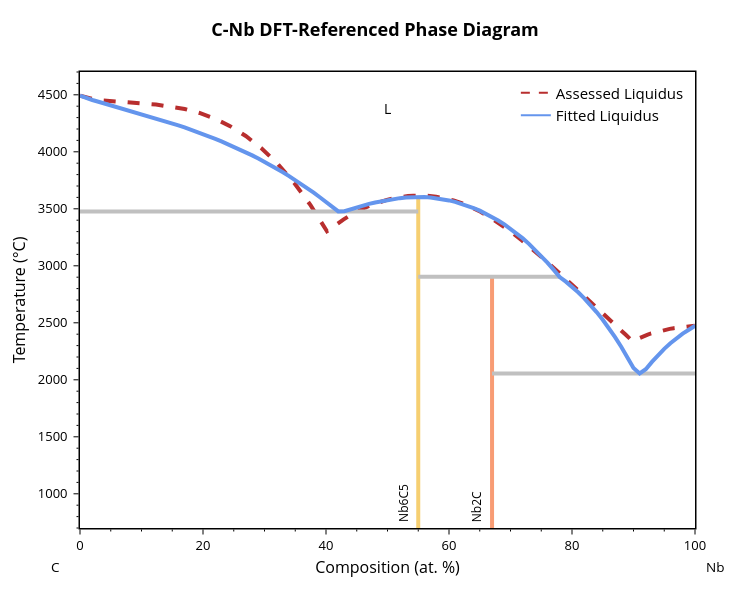
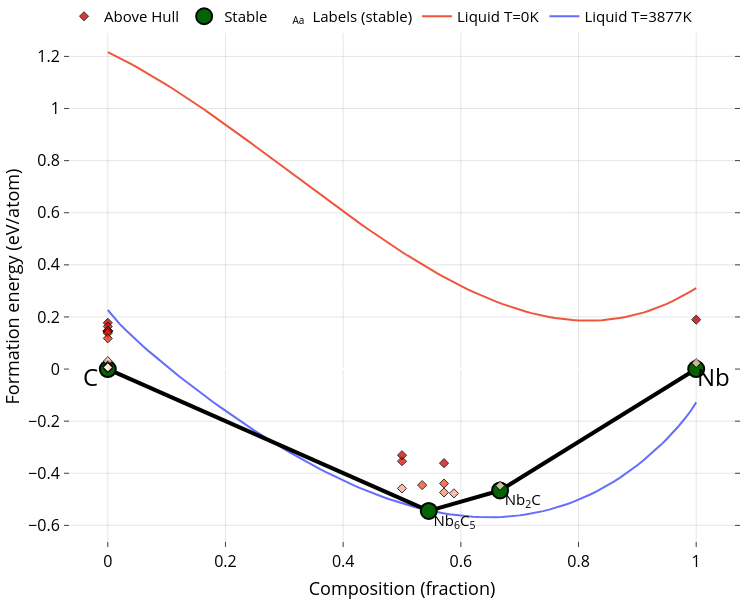
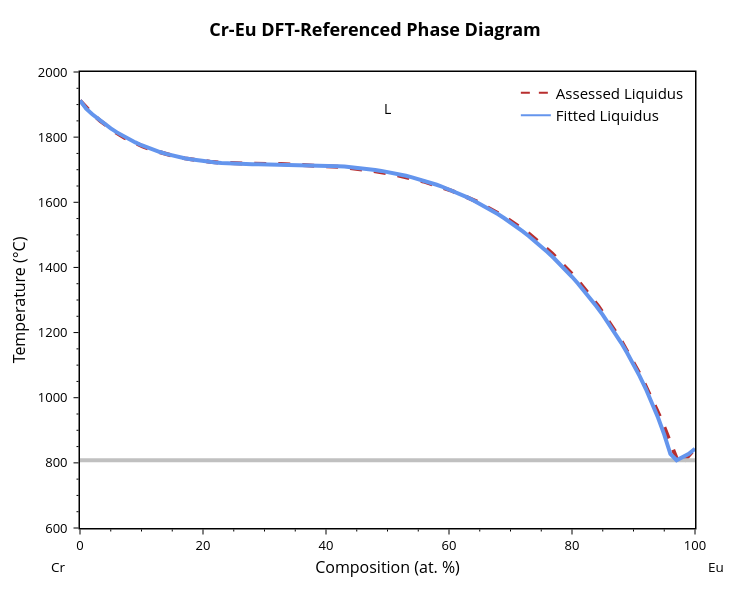
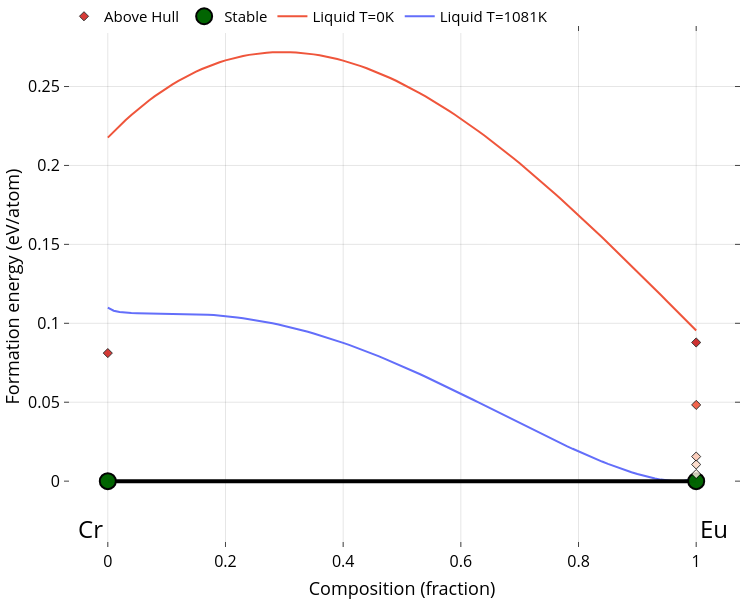

Here is the notebook cell these charts were saved with, in order:
### Code cell
import matplotlib.pyplot as plt

for sys_name, best_results in fitting_results.items():
    if not all(k in best_results for k in ['L0_a', 'L0_b', 'L1_a', 'L1_b']):
        print(f"{sys_name}: incomplete results, skipping")
        continue

    bl = BinaryLiquid.from_cache(sys_name, param_format=param_format)
    bl.update_params((best_results['L0_a'], best_results['L0_b'], best_results['L1_a'], best_results['L1_b']))
    bl.nmpath = np.array(best_results.get('nmpath', []))

    params_str = [float(f'{p:.2f}') for p in bl._params]
    print(f"\n{sys_name}  params={params_str}  MAE={best_results['mae']:.1f}K  MAPE={best_results['mape']:.2f}%")

    blp = BLPlotter(bl)
    # plt.show() is used here instead of blp.show() to ensure inline rendering in Jupyter
    blp.get_plot('nmp', plot_a_params=True); plt.show()
    blp.show('fit+liq')
    blp.show('ch+g')

### Figure 1 — Plotly figure (JSON) as saved in the notebook; plotly's stock layout.template omitted (floating-point values rounded to 4 significant figures)
{"data": [{"line": {"color": "#B82E2E", "dash": "dash", "width": 4}, "mode": "lines", "showlegend": false, "type": "scatter", "x": [0.03812, 1.877, 3.825, 5.851, 7.953, 10.12, 12.36, 14.66, 17.02, 19.44, 21.9, 24.41, 26.96, 29.54, 32.16, 34.81, 37.48, 40.16, 41.02, 41.92, 42.82, 43.71, 44.61, 45.5, 46.39, 47.28, 48.16, 49.04, 49.91, 50.77, 51.63, 52.49, 53.33, 54.17, 54.99, 56.46, 57.9, 59.32, 60.74, 62.17, 63.62, 65.12, 66.68, 68.32, 70.04, 71.87, 73.81, 75.9, 78.13, 80.53, 83.12, 85.9, 86.13, 86.37, 86.6, 86.84, 87.07, 87.31, 87.54, 87.77, 88.01, 88.24, 88.47, 88.7, 88.94, 89.17, 89.4, 89.63, 89.85, 90.28, 90.76, 91.26, 91.78, 92.32, 92.87, 93.44, 94.02, 94.63, 95.25, 95.88, 96.53, 97.2, 97.88, 98.57, 99.28, 99.96], "y": [4493.0, 4467.0, 4450.0, 4439.0, 4431.0, 4424.0, 4415.0, 4399.0, 4376.0, 4341.0, 4292.0, 4225.0, 4139.0, 4029.0, 3893.0, 3729.0, 3532.0, 3303.0, 3339.0, 3373.0, 3406.0, 3435.0, 3463.0, 3488.0, 3511.0, 3531.0, 3549.0, 3565.0, 3579.0, 3590.0, 3600.0, 3607.0, 3612.0, 3615.0, 3616.0, 3614.0, 3606.0, 3593.0, 3574.0, 3548.0, 3515.0, 3474.0, 3425.0, 3367.0, 3300.0, 3223.0, 3135.0, 3037.0, 2928.0, 2807.0, 2673.0, 2526.0, 2516.0, 2505.0, 2495.0, 2484.0, 2473.0, 2463.0, 2452.0, 2441.0, 2430.0, 2419.0, 2408.0, 2397.0, 2385.0, 2374.0, 2362.0, 2350.0, 2339.0, 2351.0, 2363.0, 2375.0, 2386.0, 2397.0, 2406.0, 2416.0, 2424.0, 2432.0, 2440.0, 2446.0, 2453.0, 2458.0, 2463.0, 2467.0, 2471.0, 2474.0]}, {"hovertemplate": "label=Nb6C5<br>x=%{x}<br>t=%{y}<extra></extra>", "legendgroup": "Nb6C5", "line": {"color": "rgb(246, 207, 113)", "dash": "solid", "width": 4}, "marker": {"symbol": "circle"}, "mode": "lines", "name": "Nb6C5", "orientation": "v", "showlegend": false, "type": "scatter", "x": [55.0, 55.0, 55.0, 55.0, 55.0, 55.0, 55.0, 55.0, 55.0, 55.0, 55.0, 55.0, 55.0, 55.0, 55.0, 55.0, 55.0, 55.0, 55.0, 55.0, 55.0, 55.0, 55.0, 55.0, 55.0, 55.0, 55.0, 55.0, 55.0, 55.0, 55.0, 55.0, 55.0, 55.0, 55.0, 55.0, 55.0, 55.0, 55.0], "xaxis": "x", "y": [2904.0, 3605.0, 3599.0, 3603.0, 3567.0, 3578.0, 3594.0, 3586.0, 3477.0, 3479.0, 3528.0, 3496.0, 3513.0, 3599.0, 3592.0, 3574.0, 3584.0, 3527.0, 3561.0, 3545.0, 3142.0, 3193.0, 3325.0, 3458.0, 3429.0, 3363.0, 3398.0, 2966.0, 3603.0, 3605.0, 3556.0, 3543.0, 3484.0, 3507.0, 3240.0, 3285.0, 3087.0, 3028.0, -273.1], "yaxis": "y"}, {"hovertemplate": "label=Nb2C<br>x=%{x}<br>t=%{y}<extra></extra>", "legendgroup": "Nb2C", "line": {"color": "rgb(248, 156, 116)", "dash": "solid", "width": 4}, "marker": {"symbol": "circle"}, "mode": "lines", "name": "Nb2C", "orientation": "v", "showlegend": false, "type": "scatter", "x": [67, 67, 67, 67, 67, 67, 67, 67, 67, 67, 67, 67, 67, 67, 67, 67], "xaxis": "x", "y": [2056.0, 2904.0, 2901.0, 2715.0, 2768.0, 2861.0, 2817.0, 2103.0, 2200.0, 2374.0, 2290.0, 2657.0, 2594.0, 2453.0, 2526.0, -273.1], "yaxis": "y"}, {"hovertemplate": "x=%{x}<br>y=%{y}<extra></extra>", "legendgroup": "", "line": {"color": "Silver", "dash": "solid", "width": 4}, "marker": {"symbol": "circle"}, "mode": "lines", "name": "", "orientation": "v", "showlegend": false, "type": "scatter", "x": [67, 91, 100], "xaxis": "x", "y": [2056.0, 2056.0, 2056.0], "yaxis": "y"}, {"hovertemplate": "x=%{x}<br>y=%{y}<extra></extra>", "legendgroup": "", "line": {"color": "Silver", "dash": "solid", "width": 4}, "marker": {"symbol": "circle"}, "mode": "lines", "name": "", "orientation": "v", "showlegend": false, "type": "scatter", "x": [0, 42, 55.0], "xaxis": "x", "y": [3477.0, 3477.0, 3477.0], "yaxis": "y"}, {"hovertemplate": "x=%{x}<br>y=%{y}<extra></extra>", "legendgroup": "", "line": {"color": "Silver", "dash": "solid", "width": 4}, "marker": {"symbol": "circle"}, "mode": "lines", "name": "", "orientation": "v", "showlegend": false, "type": "scatter", "x": [55.0, 67, 78], "xaxis": "x", "y": [2904.0, 2904.0, 2904.0], "yaxis": "y"}, {"hovertemplate": "label=L<br>x=%{x}<br>t=%{y}<extra></extra>", "legendgroup": "L", "line": {"color": "cornflowerblue", "dash": "solid", "width": 4}, "marker": {"symbol": "circle"}, "mode": "lines", "name": "L", "orientation": "v", "showlegend": false, "type": "scatter", "x": [0, 1, 2, 3, 4, 5, 6, 7.0, 8, 9, 10, 11, 12, 13, 14.0, 15, 16, 17, 18, 19, 20, 21, 22, 23, 24, 25, 26, 27, 28.0, 29.0, 30, 31, 32, 33, 34, 35, 36, 37, 38, 39, 40, 41, 42, 43, 44, 45, 46, 47, 48, 49, 50, 51, 52, 53, 54, 55.0, 56.0, 57.0, 58.0, 59, 60, 61, 62, 63, 64, 65, 66, 67, 68, 69, 70, 71, 72, 73, 74, 75, 76, 77, 78, 79, 80, 81, 82, 83, 84, 85, 86, 87, 88, 89, 90, 91, 92, 93, 94, 95, 96, 97, 98, 99, 100], "xaxis": "x", "y": [4493.0, 4471.0, 4454.0, 4439.0, 4423.0, 4408.0, 4393.0, 4378.0, 4362.0, 4347.0, 4331.0, 4315.0, 4299.0, 4283.0, 4266.0, 4249.0, 4232.0, 4213.0, 4195.0, 4175.0, 4156.0, 4135.0, 4114.0, 4092.0, 4069.0, 4045.0, 4020.0, 3995.0, 3968.0, 3941.0, 3912.0, 3883.0, 3852.0, 3820.0, 3787.0, 3752.0, 3717.0, 3680.0, 3641.0, 3601.0, 3560.0, 3517.0, 3477.0, 3479.0, 3496.0, 3513.0, 3528.0, 3543.0, 3556.0, 3567.0, 3578.0, 3586.0, 3594.0, 3599.0, 3603.0, 3605.0, 3603.0, 3599.0, 3592.0, 3584.0, 3574.0, 3561.0, 3545.0, 3527.0, 3507.0, 3484.0, 3458.0, 3429.0, 3398.0, 3363.0, 3325.0, 3285.0, 3240.0, 3193.0, 3142.0, 3087.0, 3028.0, 2966.0, 2901.0, 2861.0, 2817.0, 2768.0, 2715.0, 2657.0, 2594.0, 2526.0, 2453.0, 2374.0, 2290.0, 2200.0, 2103.0, 2056.0, 2093.0, 2157.0, 2217.0, 2271.0, 2321.0, 2365.0, 2405.0, 2439.0, 2474.0], "yaxis": "y"}, {"line": {"color": "#B82E2E", "dash": "dash"}, "mode": "lines", "name": "Assessed Liquidus", "showlegend": true, "type": "scatter", "x": [null], "y": [null]}, {"marker": {"color": "cornflowerblue"}, "mode": "lines", "name": "Fitted Liquidus", "showlegend": true, "type": "scatter", "x": [null], "y": [null]}], "layout": {"annotations": [{"borderpad": 5, "font": {"color": "black", "size": 12}, "showarrow": false, "text": "Nb6C5", "textangle": -90, "x": 52.5, "y": 700, "yanchor": "bottom"}, {"borderpad": 5, "font": {"color": "black", "size": 12}, "showarrow": false, "text": "Nb2C", "textangle": -90, "x": 64.5, "y": 700, "yanchor": "bottom"}, {"font": {"color": "black", "size": 14}, "showarrow": false, "text": "L", "x": 50, "y": 4380}, {"font": {"color": "black", "size": 13.5}, "showarrow": false, "text": "C", "x": -0.05, "xanchor": "left", "xref": "paper", "y": -0.086, "yanchor": "middle", "yref": "paper"}, {"font": {"color": "black", "size": 13.5}, "showarrow": false, "text": "Nb", "x": 1.05, "xanchor": "right", "xref": "paper", "y": -0.086, "yanchor": "middle", "yref": "paper"}], "font": {"color": "black", "size": 13}, "height": 600, "legend": {"font": {"size": 15}, "x": 0.99, "xanchor": "right", "y": 0.99, "yanchor": "top"}, "margin": {"b": 72, "r": 55, "t": 72}, "plot_bgcolor": "white", "showlegend": true, "title": {"font": {"color": "black", "size": 18}, "text": "<b>C-Nb DFT-Referenced Phase Diagram</b>", "x": 0.5, "xanchor": "center", "yanchor": "bottom"}, "width": 750, "xaxis": {"linecolor": "black", "linewidth": 1.5, "minor": {"nticks": 5, "tickcolor": "black", "ticklen": 2, "ticks": "outside", "tickwidth": 1}, "mirror": true, "range": [0, 100], "showline": true, "tickcolor": "black", "tickformat": ".0f", "ticklen": 5, "ticks": "outside", "tickwidth": 1, "title": {"font": {"size": 16}, "standoff": 8, "text": "Composition (at. %)"}}, "yaxis": {"linecolor": "black", "linewidth": 1.5, "minor": {"nticks": 5, "tickcolor": "black", "ticklen": 2, "ticks": "outside", "tickwidth": 1}, "mirror": true, "range": [700, 4700], "showline": true, "tickcolor": "black", "ticklen": 5, "ticks": "outside", "ticksuffix": " ", "tickwidth": 1, "title": {"font": {"size": 16}, "standoff": 8, "text": "Temperature (°C)"}}}}

### Figure 2 — Plotly figure (JSON) as saved in the notebook; plotly's stock layout.template omitted (floating-point values rounded to 4 significant figures)
{"data": [{"mode": "lines", "name": "Liquid T=3877K", "type": "scatter", "x": [0, 0.01, 0.02, 0.03, 0.04, 0.05, 0.06, 0.07, 0.08, 0.09, 0.1, 0.11, 0.12, 0.13, 0.14, 0.15, 0.16, 0.17, 0.18, 0.19, 0.2, 0.21, 0.22, 0.23, 0.24, 0.25, 0.26, 0.27, 0.28, 0.29, 0.3, 0.31, 0.32, 0.33, 0.34, 0.35, 0.36, 0.37, 0.38, 0.39, 0.4, 0.41, 0.42, 0.43, 0.44, 0.45, 0.46, 0.47, 0.48, 0.49, 0.5, 0.51, 0.52, 0.53, 0.54, 0.55, 0.56, 0.57, 0.58, 0.59, 0.6, 0.61, 0.62, 0.63, 0.64, 0.65, 0.66, 0.67, 0.68, 0.69, 0.7, 0.71, 0.72, 0.73, 0.74, 0.75, 0.76, 0.77, 0.78, 0.79, 0.8, 0.81, 0.82, 0.83, 0.84, 0.85, 0.86, 0.87, 0.88, 0.89, 0.9, 0.91, 0.92, 0.93, 0.94, 0.95, 0.96, 0.97, 0.98, 0.99, 1], "y": [0.2268, 0.1978, 0.1734, 0.1506, 0.1289, 0.108, 0.08766, 0.06786, 0.04849, 0.0295, 0.01087, -0.007453, -0.02548, -0.04322, -0.0607, -0.07793, -0.0949, -0.1116, -0.1281, -0.1444, -0.1604, -0.1762, -0.1918, -0.2071, -0.2222, -0.237, -0.2516, -0.2659, -0.28, -0.2939, -0.3074, -0.3207, -0.3338, -0.3466, -0.359, -0.3712, -0.3831, -0.3947, -0.406, -0.417, -0.4277, -0.438, -0.4481, -0.4577, -0.467, -0.476, -0.4846, -0.4929, -0.5007, -0.5082, -0.5153, -0.522, -0.5283, -0.5341, -0.5396, -0.5446, -0.5491, -0.5532, -0.5569, -0.5601, -0.5628, -0.565, -0.5667, -0.568, -0.5687, -0.5689, -0.5685, -0.5676, -0.5662, -0.5642, -0.5616, -0.5584, -0.5547, -0.5503, -0.5453, -0.5397, -0.5334, -0.5264, -0.5188, -0.5106, -0.5016, -0.4919, -0.4814, -0.4702, -0.4583, -0.4455, -0.432, -0.4176, -0.4023, -0.3862, -0.3692, -0.3511, -0.3321, -0.3121, -0.2909, -0.2684, -0.2447, -0.2194, -0.1923, -0.1628, -0.128]}, {"mode": "lines", "name": "Liquid T=0K", "type": "scatter", "x": [0, 0.01, 0.02, 0.03, 0.04, 0.05, 0.06, 0.07, 0.08, 0.09, 0.1, 0.11, 0.12, 0.13, 0.14, 0.15, 0.16, 0.17, 0.18, 0.19, 0.2, 0.21, 0.22, 0.23, 0.24, 0.25, 0.26, 0.27, 0.28, 0.29, 0.3, 0.31, 0.32, 0.33, 0.34, 0.35, 0.36, 0.37, 0.38, 0.39, 0.4, 0.41, 0.42, 0.43, 0.44, 0.45, 0.46, 0.47, 0.48, 0.49, 0.5, 0.51, 0.52, 0.53, 0.54, 0.55, 0.56, 0.57, 0.58, 0.59, 0.6, 0.61, 0.62, 0.63, 0.64, 0.65, 0.66, 0.67, 0.68, 0.69, 0.7, 0.71, 0.72, 0.73, 0.74, 0.75, 0.76, 0.77, 0.78, 0.79, 0.8, 0.81, 0.82, 0.83, 0.84, 0.85, 0.86, 0.87, 0.88, 0.89, 0.9, 0.91, 0.92, 0.93, 0.94, 0.95, 0.96, 0.97, 0.98, 0.99, 1], "y": [1.217, 1.206, 1.194, 1.183, 1.171, 1.158, 1.145, 1.132, 1.119, 1.105, 1.091, 1.077, 1.062, 1.048, 1.033, 1.017, 1.002, 0.9863, 0.9705, 0.9546, 0.9385, 0.9222, 0.9059, 0.8894, 0.8728, 0.8562, 0.8394, 0.8226, 0.8058, 0.7889, 0.772, 0.7551, 0.7382, 0.7213, 0.7044, 0.6876, 0.6708, 0.6541, 0.6375, 0.621, 0.6046, 0.5883, 0.5722, 0.5562, 0.5403, 0.5246, 0.5092, 0.4939, 0.4788, 0.464, 0.4493, 0.435, 0.4209, 0.4071, 0.3936, 0.3803, 0.3674, 0.3549, 0.3426, 0.3308, 0.3193, 0.3081, 0.2974, 0.2871, 0.2772, 0.2677, 0.2587, 0.2501, 0.2421, 0.2345, 0.2274, 0.2208, 0.2147, 0.2092, 0.2042, 0.1998, 0.196, 0.1927, 0.1901, 0.1881, 0.1867, 0.1859, 0.1858, 0.1864, 0.1876, 0.1896, 0.1922, 0.1956, 0.1997, 0.2046, 0.2102, 0.2166, 0.2237, 0.2317, 0.2405, 0.2501, 0.2605, 0.2718, 0.284, 0.297, 0.3109]}, {"hoverinfo": "none", "line": {"color": "black", "width": 4}, "mode": "lines", "showlegend": false, "type": "scatter", "x": [0.6667, 1, null, 0.6667, 0.5455, null, 0.5455, 0, null], "y": [-0.466, 0, null, -0.466, -0.5446, null, -0.5446, 0, null]}, {"hoverinfo": "skip", "mode": "text", "name": "Labels (stable)", "opacity": 1, "showlegend": true, "text": ["Nb<sub>2</sub>C", "Nb<sub>6</sub>C<sub>5</sub>"], "textposition": ["bottom right", "bottom right"], "type": "scatter", "visible": true, "x": [0.6747, 0.5535], "y": [-0.479, -0.5576]}, {"error_y": {"array": [0, 0, 0, 0], "color": "gray", "thickness": 2.5, "type": "data", "width": 5}, "hoverinfo": "text", "hoverlabel": {"font": {"size": 14}}, "hovertext": ["Nb<sub>2</sub>C (mp-569989-GGA) <br>  Formation energy: -0.466 eV/atom <br>  (Stable)", "Nb (mp-75-GGA) <br>  Formation energy: 0.0 eV/atom <br>  (Stable)", "Nb<sub>6</sub>C<sub>5</sub> (mp-2760-GGA) <br>  Formation energy: -0.545 eV/atom <br>  (Stable)", "C (mp-2516584-GGA) <br>  Formation energy: 0.0 eV/atom <br>  (Stable)"], "marker": {"color": "darkgreen", "line": {"color": "black", "width": 2}, "size": 16}, "mode": "markers", "name": "Stable", "opacity": 0.99, "showlegend": true, "type": "scatter", "x": [0.6667, 1, 0.5455, 0], "y": [-0.466, 0, -0.5446, 0]}, {"hoverinfo": "text", "hoverlabel": {"font": {"size": 14}}, "hovertext": ["C (mp-2647017-GGA) <br>  Formation energy: 0.178 eV/atom <br>  Energy Above Hull: (+0.178 eV/atom)", "C (mp-632329-GGA) <br>  Formation energy: 0.014 eV/atom <br>  Energy Above Hull: (+0.014 eV/atom)", "C (mp-990424-GGA) <br>  Formation energy: 0.01 eV/atom <br>  Energy Above Hull: (+0.01 eV/atom)", "C (mp-569567-GGA) <br>  Formation energy: 0.146 eV/atom <br>  Energy Above Hull: (+0.146 eV/atom)", "C (mp-569416-GGA) <br>  Formation energy: 0.03 eV/atom <br>  Energy Above Hull: (+0.03 eV/atom)", "C (mp-569517-GGA) <br>  Formation energy: 0.147 eV/atom <br>  Energy Above Hull: (+0.147 eV/atom)", "C (mp-569304-GGA) <br>  Formation energy: 0.002 eV/atom <br>  Energy Above Hull: (+0.002 eV/atom)", "C (mp-169-GGA) <br>  Formation energy: 0.003 eV/atom <br>  Energy Above Hull: (+0.003 eV/atom)", "C (mp-568806-GGA) <br>  Formation energy: 0.012 eV/atom <br>  Energy Above Hull: (+0.012 eV/atom)", "C (mp-1040425-GGA) <br>  Formation energy: 0.009 eV/atom <br>  Energy Above Hull: (+0.009 eV/atom)", "C (mp-990448-GGA) <br>  Formation energy: 0.009 eV/atom <br>  Energy Above Hull: (+0.009 eV/atom)", "C (mp-611448-GGA) <br>  Formation energy: 0.144 eV/atom <br>  Energy Above Hull: (+0.144 eV/atom)", "C (mp-606949-GGA) <br>  Formation energy: 0.01 eV/atom <br>  Energy Above Hull: (+0.01 eV/atom)", "C (mp-997182-GGA) <br>  Formation energy: 0.01 eV/atom <br>  Energy Above Hull: (+0.01 eV/atom)", "C (mp-47-GGA) <br>  Formation energy: 0.163 eV/atom <br>  Energy Above Hull: (+0.163 eV/atom)", "C (mp-616440-GGA) <br>  Formation energy: 0.143 eV/atom <br>  Energy Above Hull: (+0.143 eV/atom)", "C (mp-611426-GGA) <br>  Formation energy: 0.148 eV/atom <br>  Energy Above Hull: (+0.148 eV/atom)", "C (mp-48-GGA) <br>  Formation energy: 0.008 eV/atom <br>  Energy Above Hull: (+0.008 eV/atom)", "C (mp-66-GGA) <br>  Formation energy: 0.138 eV/atom <br>  Energy Above Hull: (+0.138 eV/atom)", "C (mp-568363-GGA) <br>  Formation energy: 0.008 eV/atom <br>  Energy Above Hull: (+0.008 eV/atom)", "C (mp-568286-GGA) <br>  Formation energy: 0.008 eV/atom <br>  Energy Above Hull: (+0.008 eV/atom)", "C (mp-937760-GGA) <br>  Formation energy: 0.006 eV/atom <br>  Energy Above Hull: (+0.006 eV/atom)", "C (mp-1096869-GGA) <br>  Formation energy: 0.118 eV/atom <br>  Energy Above Hull: (+0.118 eV/atom)", "Nb (mp-1094120-GGA) <br>  Formation energy: 0.19 eV/atom <br>  Energy Above Hull: (+0.19 eV/atom)", "Nb (mp-1104341-GGA) <br>  Formation energy: 0.023 eV/atom <br>  Energy Above Hull: (+0.023 eV/atom)", "NbC (mp-1094093-GGA) <br>  Formation energy: -0.354 eV/atom <br>  Energy Above Hull: (+0.146 eV/atom)", "NbC (mp-999388-GGA) <br>  Formation energy: -0.331 eV/atom <br>  Energy Above Hull: (+0.169 eV/atom)", "NbC (mp-910-GGA) <br>  Formation energy: -0.458 eV/atom <br>  Energy Above Hull: (+0.041 eV/atom)", "Nb<sub>2</sub>C (mp-2318-GGA) <br>  Formation energy: -0.448 eV/atom <br>  Energy Above Hull: (+0.018 eV/atom)", "Nb<sub>4</sub>C<sub>3</sub> (mp-1220501-GGA) <br>  Formation energy: -0.439 eV/atom <br>  Energy Above Hull: (+0.088 eV/atom)", "Nb<sub>4</sub>C<sub>3</sub> (mp-1220515-GGA) <br>  Formation energy: -0.474 eV/atom <br>  Energy Above Hull: (+0.054 eV/atom)", "Nb<sub>4</sub>C<sub>3</sub> (mp-15660-GGA) <br>  Formation energy: -0.361 eV/atom <br>  Energy Above Hull: (+0.167 eV/atom)", "Nb<sub>10</sub>C<sub>7</sub> (mp-32679-GGA) <br>  Formation energy: -0.477 eV/atom <br>  Energy Above Hull: (+0.04 eV/atom)", "Nb<sub>39</sub>C<sub>34</sub> (mp-1173628-GGA) <br>  Formation energy: -0.445 eV/atom <br>  Energy Above Hull: (+0.088 eV/atom)"], "marker": {"color": [0.178, 0.014, 0.01, 0.146, 0.03, 0.147, 0.002, 0.003, 0.012, 0.009, 0.009, 0.144, 0.01, 0.01, 0.163, 0.143, 0.148, 0.008, 0.138, 0.008, 0.008, 0.006, 0.118, 0.19, 0.023, 0.146, 0.169, 0.041, 0.018, 0.088, 0.054, 0.167, 0.04, 0.088], "colorscale": [[0, "#fff5e3"], [0.5, "#f24324"], [1, "#c40000"]], "line": {"color": "black", "width": 1}, "opacity": 0.8, "size": 7, "symbol": "diamond"}, "mode": "markers", "name": "Above Hull", "showlegend": true, "type": "scatter", "x": [0, 0, 0, 0, 0, 0, 0, 0, 0, 0, 0, 0, 0, 0, 0, 0, 0, 0, 0, 0, 0, 0, 0, 1, 1, 0.5, 0.5, 0.5, 0.6667, 0.5714, 0.5714, 0.5714, 0.5882, 0.5342], "y": [0.1776, 0.01411, 0.009773, 0.1462, 0.03019, 0.1466, 0.001885, 0.003222, 0.01194, 0.00948, 0.009137, 0.1445, 0.01024, 0.009641, 0.1634, 0.143, 0.1477, 0.008368, 0.1383, 0.008254, 0.008189, 0.006056, 0.1179, 0.1897, 0.02321, -0.3536, -0.3307, -0.4582, -0.4479, -0.4393, -0.4737, -0.3611, -0.4771, -0.4454]}], "layout": {"annotations": [{"align": "center", "font": {"color": "#000000", "size": 24}, "opacity": 1, "showarrow": false, "text": "Nb", "x": 1.03, "xref": "x", "y": -0.03, "yref": "y"}, {"align": "center", "font": {"color": "#000000", "size": 24}, "opacity": 1, "showarrow": false, "text": "C", "x": -0.03, "xref": "x", "y": -0.03, "yref": "y"}], "autosize": true, "coloraxis": {"colorbar": {"x": 1, "y": 0.05, "yanchor": "top"}}, "font": {"color": "black", "size": 15}, "height": 600, "hovermode": "closest", "legend": {"orientation": "h", "tracegroupgap": 7, "traceorder": "reversed", "x": 0, "xanchor": "left", "y": 1.05}, "margin": {"b": 10, "l": 10, "pad": 0, "r": 10, "t": 0}, "paper_bgcolor": "white", "plot_bgcolor": "white", "showlegend": true, "width": 750, "xaxis": {"anchor": "y", "gridcolor": "rgba(0,0,0,0.1)", "mirror": "ticks", "nticks": 8, "showgrid": true, "showline": true, "side": "bottom", "tickfont": {"color": "black", "size": 16}, "ticks": "inside", "title": {"font": {"color": "#000000", "size": 18}, "text": "Composition (fraction)"}, "type": "linear", "zeroline": false}, "yaxis": {"anchor": "x", "gridcolor": "rgba(0,0,0,0.1)", "mirror": "ticks", "showgrid": true, "showline": true, "side": "left", "tickfont": {"color": "black", "size": 16}, "ticks": "inside", "title": {"font": {"color": "#000000", "size": 18}, "text": "Formation energy (eV/atom)"}, "type": "linear"}}}

### Figure 3 — Plotly figure (JSON) as saved in the notebook; plotly's stock layout.template omitted (floating-point values rounded to 4 significant figures)
{"data": [{"line": {"color": "#B82E2E", "dash": "dash", "width": 4}, "mode": "lines", "showlegend": false, "type": "scatter", "x": [0, 1.061, 2.175, 3.345, 4.576, 5.871, 7.235, 8.671, 10.18, 11.78, 13.45, 15.22, 17.08, 19.03, 21.09, 23.24, 25.51, 27.89, 32.7, 37.46, 42.16, 46.8, 51.37, 55.85, 60.25, 64.54, 68.74, 72.81, 76.77, 80.6, 84.28, 87.82, 91.21, 94.43, 97.48, 100], "y": [1912.0, 1890.0, 1869.0, 1849.0, 1831.0, 1814.0, 1798.0, 1784.0, 1772.0, 1760.0, 1751.0, 1742, 1735.0, 1729.0, 1724.0, 1721.0, 1719, 1718.0, 1717.0, 1715.0, 1709.0, 1699.0, 1684.0, 1664.0, 1637.0, 1602.0, 1559.0, 1506.0, 1443.0, 1368.0, 1281.0, 1181.0, 1066.0, 936.7, 790.9, 843.4]}, {"hovertemplate": "x=%{x}<br>y=%{y}<extra></extra>", "legendgroup": "", "line": {"color": "Silver", "dash": "solid", "width": 4}, "marker": {"symbol": "circle"}, "mode": "lines", "name": "", "orientation": "v", "showlegend": false, "type": "scatter", "x": [0, 97, 100], "xaxis": "x", "y": [808.0, 808.0, 808.0], "yaxis": "y"}, {"hovertemplate": "label=L<br>x=%{x}<br>t=%{y}<extra></extra>", "legendgroup": "L", "line": {"color": "cornflowerblue", "dash": "solid", "width": 4}, "marker": {"symbol": "circle"}, "mode": "lines", "name": "L", "orientation": "v", "showlegend": false, "type": "scatter", "x": [0, 1, 2, 3, 4, 5, 6, 7.0, 8, 9, 10, 11, 12, 13, 14.0, 15, 16, 17, 18, 19, 20, 21, 22, 23, 24, 25, 26, 27, 28.0, 29.0, 30, 31, 32, 33, 34, 35, 36, 37, 38, 39, 40, 41, 42, 43, 44, 45, 46, 47, 48, 49, 50, 51, 52, 53, 54, 55.0, 56.0, 57.0, 58.0, 59, 60, 61, 62, 63, 64, 65, 66, 67, 68, 69, 70, 71, 72, 73, 74, 75, 76, 77, 78, 79, 80, 81, 82, 83, 84, 85, 86, 87, 88, 89, 90, 91, 92, 93, 94, 95, 96, 97, 98, 99, 100], "xaxis": "x", "y": [1912.0, 1887.0, 1870.0, 1854.0, 1840.0, 1827.0, 1815.0, 1803.0, 1793.0, 1784.0, 1775.0, 1768.0, 1761.0, 1754.0, 1749.0, 1744.0, 1739.0, 1735.0, 1732.0, 1729.0, 1726.0, 1724.0, 1722.0, 1721.0, 1720.0, 1719.0, 1718.0, 1717.0, 1717.0, 1716.0, 1716.0, 1716.0, 1716.0, 1716.0, 1716.0, 1715.0, 1715.0, 1715.0, 1714.0, 1714.0, 1713.0, 1712.0, 1711.0, 1710.0, 1708.0, 1706.0, 1704.0, 1702.0, 1699.0, 1696.0, 1693.0, 1690.0, 1686.0, 1681.0, 1677.0, 1672.0, 1666.0, 1660.0, 1654.0, 1647.0, 1640.0, 1632.0, 1624.0, 1615.0, 1606.0, 1596.0, 1585.0, 1575.0, 1563.0, 1551.0, 1538.0, 1525.0, 1511.0, 1496.0, 1480.0, 1464.0, 1447.0, 1430.0, 1411.0, 1392.0, 1371.0, 1350.0, 1328.0, 1304.0, 1280.0, 1254.0, 1227.0, 1199.0, 1168.0, 1137.0, 1103.0, 1066.0, 1027.0, 985.0, 938.6, 886.7, 827.1, 808.0, 816.3, 827.9, 843.4], "yaxis": "y"}, {"line": {"color": "#B82E2E", "dash": "dash"}, "mode": "lines", "name": "Assessed Liquidus", "showlegend": true, "type": "scatter", "x": [null], "y": [null]}, {"marker": {"color": "cornflowerblue"}, "mode": "lines", "name": "Fitted Liquidus", "showlegend": true, "type": "scatter", "x": [null], "y": [null]}], "layout": {"annotations": [{"font": {"color": "black", "size": 14}, "showarrow": false, "text": "L", "x": 50, "y": 1888}, {"font": {"color": "black", "size": 13.5}, "showarrow": false, "text": "Cr", "x": -0.05, "xanchor": "left", "xref": "paper", "y": -0.086, "yanchor": "middle", "yref": "paper"}, {"font": {"color": "black", "size": 13.5}, "showarrow": false, "text": "Eu", "x": 1.05, "xanchor": "right", "xref": "paper", "y": -0.086, "yanchor": "middle", "yref": "paper"}], "font": {"color": "black", "size": 13}, "height": 600, "legend": {"font": {"size": 15}, "x": 0.99, "xanchor": "right", "y": 0.99, "yanchor": "top"}, "margin": {"b": 72, "r": 55, "t": 72}, "plot_bgcolor": "white", "showlegend": true, "title": {"font": {"color": "black", "size": 18}, "text": "<b>Cr-Eu DFT-Referenced Phase Diagram</b>", "x": 0.5, "xanchor": "center", "yanchor": "bottom"}, "width": 750, "xaxis": {"linecolor": "black", "linewidth": 1.5, "minor": {"nticks": 5, "tickcolor": "black", "ticklen": 2, "ticks": "outside", "tickwidth": 1}, "mirror": true, "range": [0, 100], "showline": true, "tickcolor": "black", "tickformat": ".0f", "ticklen": 5, "ticks": "outside", "tickwidth": 1, "title": {"font": {"size": 16}, "standoff": 8, "text": "Composition (at. %)"}}, "yaxis": {"linecolor": "black", "linewidth": 1.5, "minor": {"nticks": 5, "tickcolor": "black", "ticklen": 2, "ticks": "outside", "tickwidth": 1}, "mirror": true, "range": [600, 2000], "showline": true, "tickcolor": "black", "ticklen": 5, "ticks": "outside", "ticksuffix": " ", "tickwidth": 1, "title": {"font": {"size": 16}, "standoff": 8, "text": "Temperature (°C)"}}}}

### Figure 4 — Plotly figure (JSON) as saved in the notebook; plotly's stock layout.template omitted (floating-point values rounded to 4 significant figures)
{"data": [{"mode": "lines", "name": "Liquid T=1081K", "type": "scatter", "x": [0, 0.01, 0.02, 0.03, 0.04, 0.05, 0.06, 0.07, 0.08, 0.09, 0.1, 0.11, 0.12, 0.13, 0.14, 0.15, 0.16, 0.17, 0.18, 0.19, 0.2, 0.21, 0.22, 0.23, 0.24, 0.25, 0.26, 0.27, 0.28, 0.29, 0.3, 0.31, 0.32, 0.33, 0.34, 0.35, 0.36, 0.37, 0.38, 0.39, 0.4, 0.41, 0.42, 0.43, 0.44, 0.45, 0.46, 0.47, 0.48, 0.49, 0.5, 0.51, 0.52, 0.53, 0.54, 0.55, 0.56, 0.57, 0.58, 0.59, 0.6, 0.61, 0.62, 0.63, 0.64, 0.65, 0.66, 0.67, 0.68, 0.69, 0.7, 0.71, 0.72, 0.73, 0.74, 0.75, 0.76, 0.77, 0.78, 0.79, 0.8, 0.81, 0.82, 0.83, 0.84, 0.85, 0.86, 0.87, 0.88, 0.89, 0.9, 0.91, 0.92, 0.93, 0.94, 0.95, 0.96, 0.97, 0.98, 0.99, 1], "y": [0.11, 0.108, 0.1072, 0.1067, 0.1065, 0.1063, 0.1063, 0.1062, 0.1062, 0.1062, 0.1062, 0.1062, 0.1062, 0.1061, 0.106, 0.1059, 0.1057, 0.1055, 0.1052, 0.1049, 0.1046, 0.1042, 0.1037, 0.1032, 0.1027, 0.1021, 0.1015, 0.1008, 0.1001, 0.09927, 0.09844, 0.09756, 0.09663, 0.09566, 0.09464, 0.09358, 0.09247, 0.09132, 0.09012, 0.08889, 0.08762, 0.0863, 0.08495, 0.08356, 0.08213, 0.08067, 0.07918, 0.07765, 0.07609, 0.0745, 0.07288, 0.07124, 0.06957, 0.06787, 0.06615, 0.06441, 0.06265, 0.06086, 0.05907, 0.05725, 0.05542, 0.05358, 0.05173, 0.04987, 0.04801, 0.04613, 0.04426, 0.04238, 0.0405, 0.03862, 0.03675, 0.03489, 0.03303, 0.03119, 0.02936, 0.02754, 0.02575, 0.02397, 0.02222, 0.0205, 0.01881, 0.01715, 0.01553, 0.01395, 0.01242, 0.01093, 0.009505, 0.008139, 0.006841, 0.005618, 0.004477, 0.00343, 0.002487, 0.001663, 0.0009755, 0.0004488, 0.0001155, 2.461e-05, 0.0002586, 0.0009896, 0.003023]}, {"mode": "lines", "name": "Liquid T=0K", "type": "scatter", "x": [0, 0.01, 0.02, 0.03, 0.04, 0.05, 0.06, 0.07, 0.08, 0.09, 0.1, 0.11, 0.12, 0.13, 0.14, 0.15, 0.16, 0.17, 0.18, 0.19, 0.2, 0.21, 0.22, 0.23, 0.24, 0.25, 0.26, 0.27, 0.28, 0.29, 0.3, 0.31, 0.32, 0.33, 0.34, 0.35, 0.36, 0.37, 0.38, 0.39, 0.4, 0.41, 0.42, 0.43, 0.44, 0.45, 0.46, 0.47, 0.48, 0.49, 0.5, 0.51, 0.52, 0.53, 0.54, 0.55, 0.56, 0.57, 0.58, 0.59, 0.6, 0.61, 0.62, 0.63, 0.64, 0.65, 0.66, 0.67, 0.68, 0.69, 0.7, 0.71, 0.72, 0.73, 0.74, 0.75, 0.76, 0.77, 0.78, 0.79, 0.8, 0.81, 0.82, 0.83, 0.84, 0.85, 0.86, 0.87, 0.88, 0.89, 0.9, 0.91, 0.92, 0.93, 0.94, 0.95, 0.96, 0.97, 0.98, 0.99, 1], "y": [0.2177, 0.2215, 0.2251, 0.2286, 0.2319, 0.2351, 0.2382, 0.2411, 0.2439, 0.2465, 0.249, 0.2514, 0.2536, 0.2556, 0.2576, 0.2594, 0.2611, 0.2626, 0.2641, 0.2654, 0.2666, 0.2676, 0.2685, 0.2694, 0.2701, 0.2706, 0.2711, 0.2715, 0.2717, 0.2718, 0.2718, 0.2718, 0.2716, 0.2713, 0.2709, 0.2704, 0.2698, 0.2691, 0.2683, 0.2674, 0.2664, 0.2653, 0.2642, 0.2629, 0.2616, 0.2602, 0.2587, 0.2571, 0.2554, 0.2537, 0.2518, 0.2499, 0.2479, 0.2459, 0.2438, 0.2416, 0.2393, 0.237, 0.2346, 0.2321, 0.2296, 0.227, 0.2244, 0.2217, 0.2189, 0.2161, 0.2133, 0.2104, 0.2074, 0.2044, 0.2013, 0.1982, 0.1951, 0.1919, 0.1887, 0.1854, 0.1821, 0.1787, 0.1754, 0.172, 0.1685, 0.165, 0.1615, 0.158, 0.1545, 0.1509, 0.1473, 0.1437, 0.14, 0.1364, 0.1327, 0.129, 0.1253, 0.1216, 0.1179, 0.1142, 0.1104, 0.1067, 0.1029, 0.0992, 0.09546]}, {"hoverinfo": "none", "line": {"color": "black", "width": 4}, "mode": "lines", "showlegend": false, "type": "scatter", "x": [0, 1, null], "y": [0, 0, null]}, {"hoverinfo": "skip", "mode": "text", "name": "Labels (stable)", "opacity": 1, "showlegend": true, "text": [], "textposition": [], "type": "scatter", "visible": true, "x": [], "y": []}, {"error_y": {"array": [0, 0], "color": "gray", "thickness": 2.5, "type": "data", "width": 5}, "hoverinfo": "text", "hoverlabel": {"font": {"size": 14}}, "hovertext": ["Cr (mp-90-GGA) <br>  Formation energy: 0.0 eV/atom <br>  (Stable)", "Eu (mp-623532-GGA) <br>  Formation energy: 0.0 eV/atom <br>  (Stable)"], "marker": {"color": "darkgreen", "line": {"color": "black", "width": 2}, "size": 16}, "mode": "markers", "name": "Stable", "opacity": 0.99, "showlegend": true, "type": "scatter", "x": [0, 1], "y": [0, 0]}, {"hoverinfo": "text", "hoverlabel": {"font": {"size": 14}}, "hovertext": ["Cr (mp-17-GGA) <br>  Formation energy: 0.081 eV/atom <br>  Energy Above Hull: (+0.081 eV/atom)", "Eu (mp-1077457-GGA) <br>  Formation energy: 0.088 eV/atom <br>  Energy Above Hull: (+0.088 eV/atom)", "Eu (mp-21462-GGA) <br>  Formation energy: 0.011 eV/atom <br>  Energy Above Hull: (+0.011 eV/atom)", "Eu (mp-1184367-GGA) <br>  Formation energy: 0.004 eV/atom <br>  Energy Above Hull: (+0.004 eV/atom)", "Eu (mp-20071-GGA) <br>  Formation energy: 0.048 eV/atom <br>  Energy Above Hull: (+0.048 eV/atom)", "Eu (mp-1057315-GGA) <br>  Formation energy: 0.016 eV/atom <br>  Energy Above Hull: (+0.016 eV/atom)"], "marker": {"color": [0.081, 0.088, 0.011, 0.004, 0.048, 0.016], "colorscale": [[0, "#fff5e3"], [0.5, "#f24324"], [1, "#c40000"]], "line": {"color": "black", "width": 1}, "opacity": 0.8, "size": 7, "symbol": "diamond"}, "mode": "markers", "name": "Above Hull", "showlegend": true, "type": "scatter", "x": [0, 1, 1, 1, 1, 1], "y": [0.08113, 0.08785, 0.01055, 0.004487, 0.0483, 0.01558]}], "layout": {"annotations": [{"align": "center", "font": {"color": "#000000", "size": 24}, "opacity": 1, "showarrow": false, "text": "Cr", "x": -0.03, "xref": "x", "y": -0.03, "yref": "y"}, {"align": "center", "font": {"color": "#000000", "size": 24}, "opacity": 1, "showarrow": false, "text": "Eu", "x": 1.03, "xref": "x", "y": -0.03, "yref": "y"}], "autosize": true, "coloraxis": {"colorbar": {"x": 1, "y": 0.05, "yanchor": "top"}}, "font": {"color": "black", "size": 15}, "height": 600, "hovermode": "closest", "legend": {"orientation": "h", "tracegroupgap": 7, "traceorder": "reversed", "x": 0, "xanchor": "left", "y": 1.05}, "margin": {"b": 10, "l": 10, "pad": 0, "r": 10, "t": 0}, "paper_bgcolor": "white", "plot_bgcolor": "white", "showlegend": true, "width": 750, "xaxis": {"anchor": "y", "gridcolor": "rgba(0,0,0,0.1)", "mirror": "ticks", "nticks": 8, "showgrid": true, "showline": true, "side": "bottom", "tickfont": {"color": "black", "size": 16}, "ticks": "inside", "title": {"font": {"color": "#000000", "size": 18}, "text": "Composition (fraction)"}, "type": "linear", "zeroline": false}, "yaxis": {"anchor": "x", "gridcolor": "rgba(0,0,0,0.1)", "mirror": "ticks", "showgrid": true, "showline": true, "side": "left", "tickfont": {"color": "black", "size": 16}, "ticks": "inside", "title": {"font": {"color": "#000000", "size": 18}, "text": "Formation energy (eV/atom)"}, "type": "linear"}}}
